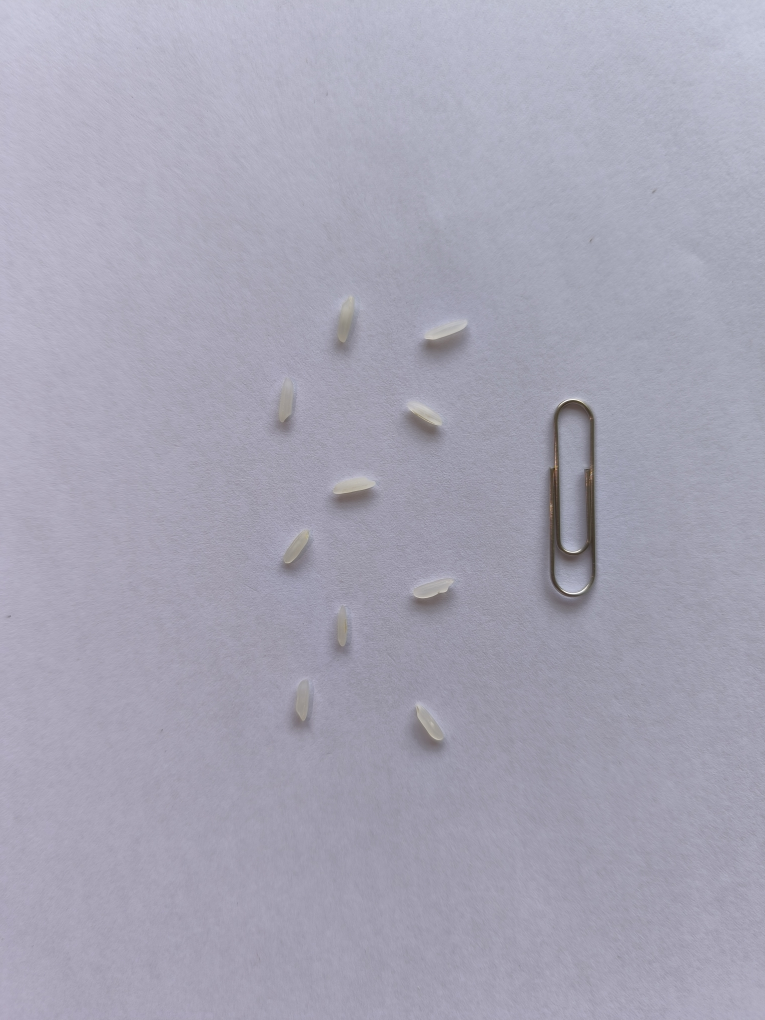
#> input picture sample_images/cont_positiva/1776726237449.jpg, 3060 x 4080 px, found by its file name (shown at 1/4 size); its folder holds only this picture in this run
$ python image_preprocessor.py
#> lines starting #> are read from the running program, lines starting #| are printed output that depends on the picture
from PIL import Image, ImageEnhance
import numpy as np
import os

directories = [
    ("sample_images/cont_positiva", "resized_images/cont_positiva"),
    ("sample_images/cont_negativa", "resized_images/cont_negativa")
]

TARGET_MEAN = 128

for input_dir, output_dir in directories:

    os.makedirs(output_dir, exist_ok=True)

    for filename in os.listdir(input_dir):

        if not filename.lower().endswith((".jpg", ".jpeg", ".png")):
            continue

        path = os.path.join(input_dir, filename)
        img = Image.open(path).convert("L")
        img_array = np.array(img, dtype=np.float32)
        current_mean = np.mean(img_array)
#> current_mean = 167

        if current_mean > 0:
            brightness_factor = TARGET_MEAN / current_mean
#> brightness_factor = 0.767
            brightness_factor = max(0.5, min(brightness_factor, 2.0))
            img = ImageEnhance.Brightness(img).enhance(brightness_factor)
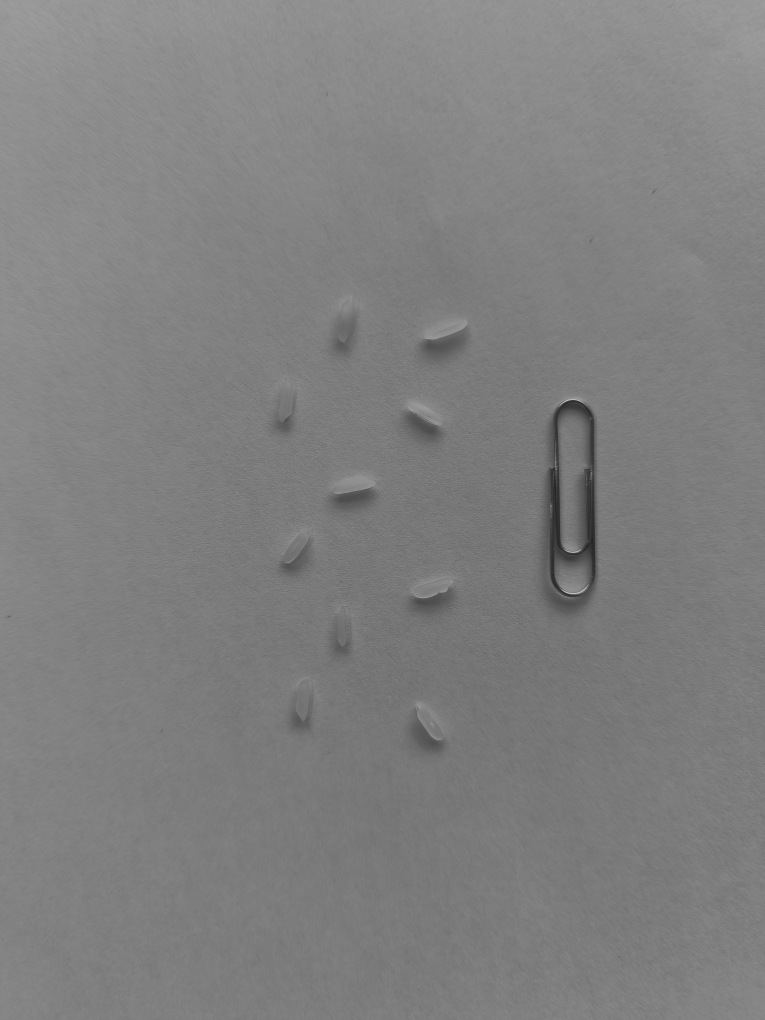
#> img: PIL image 3060x4080 L (shown at 1/4 size); min 25, max 195, mean 127.5

        img = ImageEnhance.Contrast(img).enhance(1.5)
        img = img.resize((128, 128))
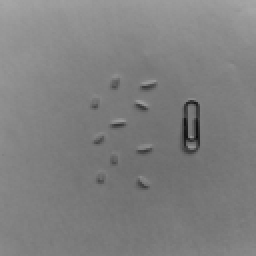
#> img: PIL image 128x128 L (shown 2 times larger); min 9, max 166, mean 127
#> (the run stopped early here; a loop or call above may not have finished)
